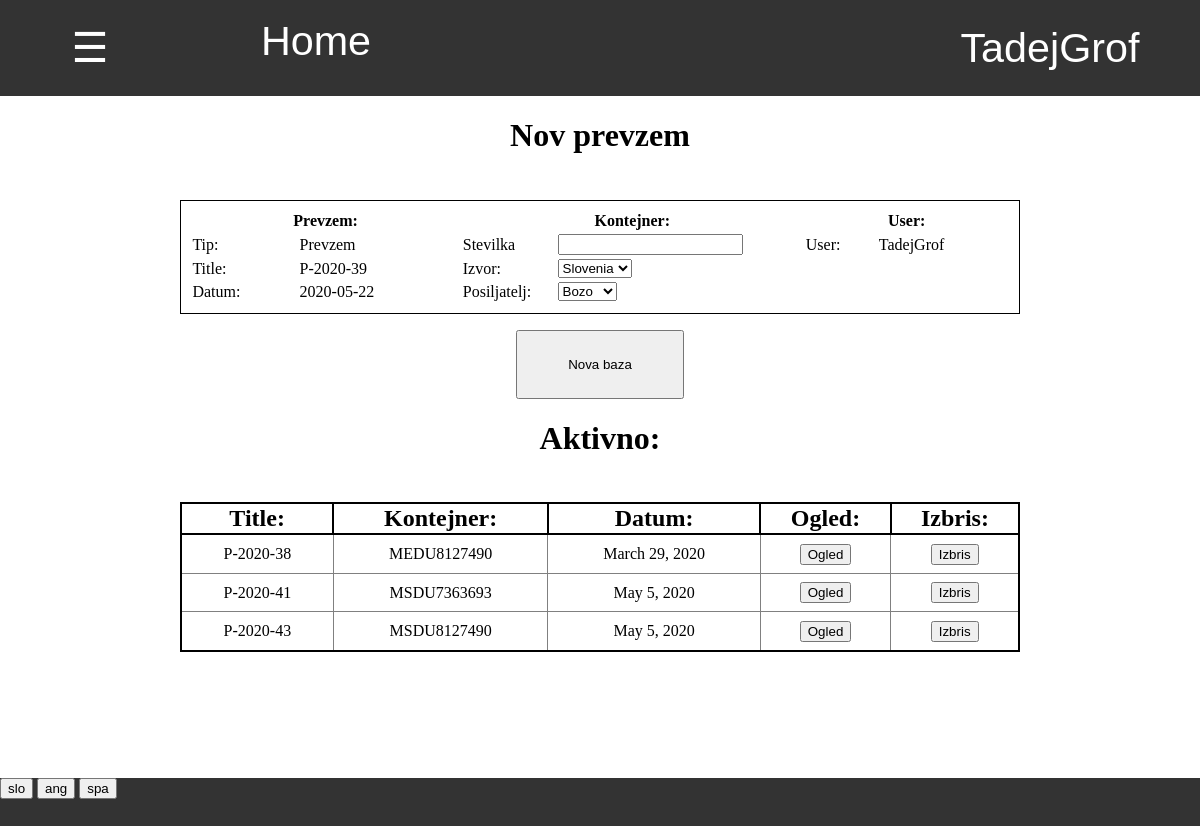
/zaloga/1/prevzem/ (signed in), run on an earlier commit of the app's database.
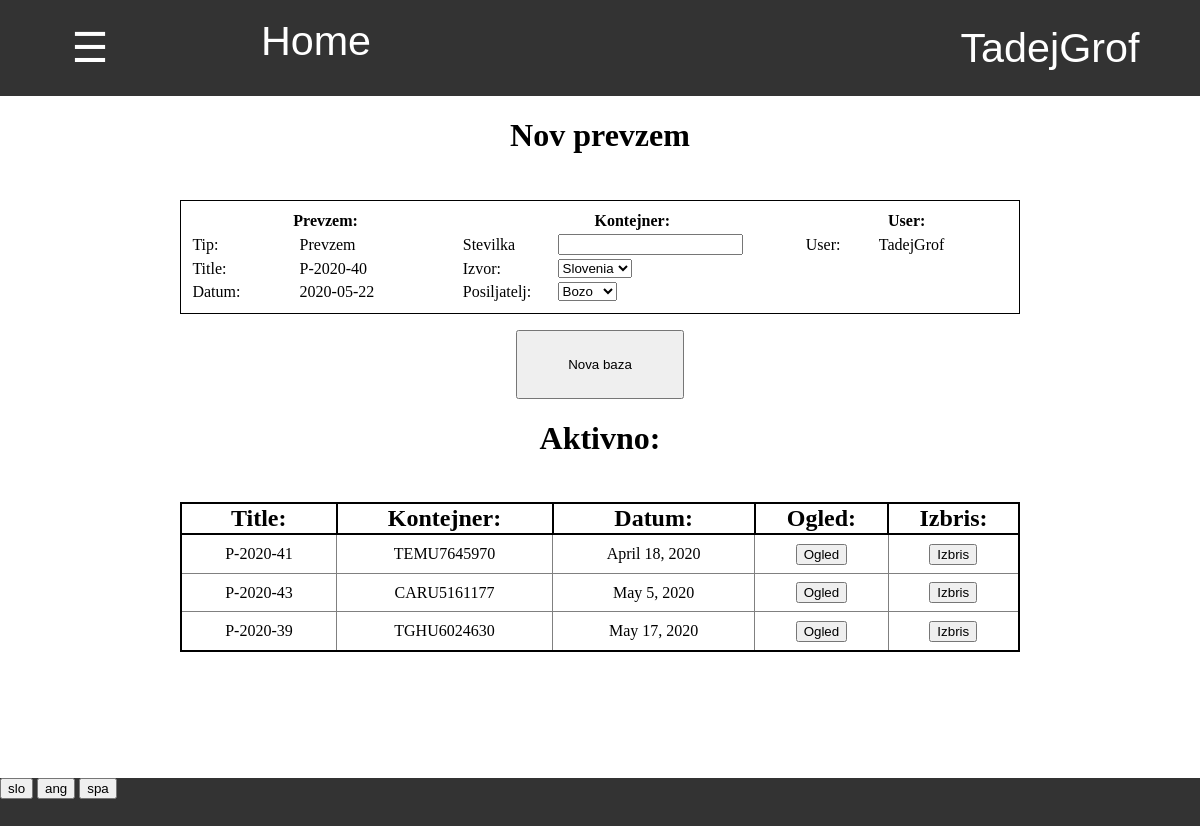
And on a later commit of the database.
### program/models.py (models this page shows, shortened)
class Profil(models.Model):
    user = models.OneToOneField(User,on_delete=models.CASCADE)
    jezik =  models.CharField(default="spa",max_length=3, choices=JEZIKI)
    stranka = models.OneToOneField(Stranka, on_delete=models.CASCADE, default=None, null=True, blank=True)

class Program(models.Model):
    stevilo_prevzemov = models.IntegerField(default = 0)
    stevilo_odpisov = models.IntegerField(default = 0)
    stevilo_faktur = models.IntegerField(default = 0)
    stevilo_racunov = models.IntegerField(default = 0)
    stevilo_inventur = models.IntegerField(default = 0)
    def naslednji_prevzem(self,delaj=False):
        if delaj:
            self.stevilo_prevzemov += 1
            self.save()
            return 'P-2020-' + str(self.stevilo_prevzemov)
        else:
            return 'P-2020-' + str(self.stevilo_prevzemov + 1)
    @property
    def vrni_jezike(self):
        return JEZIKI

### zaloga/models.py (models this page shows, shortened)
class Zaloga(models.Model):
    title = models.CharField(default="skladisce", max_length=20)
    tipi_prodaje = models.CharField(default='["vele_prodaja"]', max_length=50)
    tipi_sestavine = models.CharField(default='["Y","W","JP","JP50","JP70"]', max_length=50)
    @property
    def danes(self):
        return datetime.today().strftime('%Y-%m-%d')
    @property
    def drzave(self):
        return DRZAVE
    @property
    def posiljatelji(self):
        return POSILJATELJI

class Baza(models.Model):
    author = models.ForeignKey(User,default=1, on_delete=models.CASCADE)
    title = models.CharField(default="",max_length=15)
    datum = models.DateField(default=timezone.now)
    zaloga = models.ForeignKey(Zaloga, default=1 ,on_delete=models.CASCADE)
    status = models.CharField(default="aktivno",max_length=10)
    sprememba_zaloge = models.IntegerField(default = -1)
    tip = models.CharField(default="prevzem",max_length=20, choices=TIPI_BAZE)
    kontejner = models.OneToOneField(Kontejner,null=True,default=None,blank=True, on_delete=models.CASCADE)
    popust = models.IntegerField(default = None, null=True, blank=True)
    stranka = models.ForeignKey(Stranka, on_delete=models.CASCADE, default=None, null=True, blank=True)
    cas = models.TimeField(default=None,null=True,blank=True)
    dnevna_prodaja = models.ForeignKey(Dnevna_prodaja, on_delete=models.CASCADE, default=None, null=True, blank=True)
    prevoz = models.DecimalField(default=None,null=True,blank=True,max_digits=5, decimal_places=2)

class Kontejner(models.Model):
    stevilka = models.CharField(default="", max_length=20)
    posiljatelj = models.CharField(default="", max_length=20, choices=POSILJATELJI)
    drzava = models.CharField(default="", max_length=20, choices=DRZAVE)

### zaloga/views.py (the view)
# urls.py: path('', views.baze , name='baze'),
@login_required
def baze(request,zaloga,tip_baze):
    if request.method == "GET":
        zaloga = Zaloga.objects.get(pk = zaloga)
        baze = Baza.objects.filter(zaloga = zaloga, tip=tip_baze,status='aktivno')
        stranke = Stranka.objects.all().order_by('stevilo_kupljenih').values('pk','naziv')
        return pokazi_stran(request, 'zaloga/aktivne_baze.html', {'zaloga': zaloga, 'tip': tip_baze, 'baze':baze,'stranke':stranke})

### request_funkcije.py (called while the page is built)
def vrni_slovar(request):
    with open('slovar.json') as dat:
        slovar = json.load(dat)
    return slovar

def pokazi_stran(request, html, baze={}):
    je_stranka = False
    program = Program.objects.first()
    zaloga = Zaloga.objects.first()
    if request.user.profil.stranka != None:
        je_stranka = True
    slovar = {'je_stranka':je_stranka,'program':program,'slovar':vrni_slovar(request),'jezik':request.user.profil.jezik}
    slovar.update(baze)
    if not 'zaloga' in baze:
        slovar.update({'zaloga':zaloga})
    slovar.update({'zaloga_pk':slovar['zaloga'].pk})
    return render(request, html, slovar)

### zaloga/templatetags/zaloga_exstras.py (called while the page is built)
@register.filter
def keyvalue(dict, key):
    return dict[key]

### zaloga/templates/zaloga/aktivne_baze.html (shortened to what this page needs)
{% extends 'program/base.html' %}
{% load zaloga_exstras %}
{% block content %}
<h1>
{% if tip == "prevzem" %}
    {{slovar|keyvalue:'Nov prevzem'|keyvalue:jezik}}
{% elif tip == "odpis" %}
    {{slovar|keyvalue:'Nov odpis'|keyvalue:jezik}}
{% elif tip == "inventura" %}
    {{slovar|keyvalue:'Nova inventura'|keyvalue:jezik}}
{% elif tip == "vele_prodaja" %}
    {{slovar|keyvalue:'Nova vele prodaja'|keyvalue:jezik}}
{% endif %}
</h1>
<div class="okno">
    {% if tip == "prevzem" %}
        <table style="padding:1%;border:1px solid black"class="tabela_podatkov">
            <tr>
                <th width="33%" colspan="2"> {{slovar|keyvalue:'Prevzem'|keyvalue:jezik}}:</th>
                <th width="42%" colspan="2">{{slovar|keyvalue:'Kontejner'|keyvalue:jezik}}:</th>
                <th width="25%" colspan="2"> User: </th>
            </tr>
            <tr>
                <td> {{slovar|keyvalue:'Tip'|keyvalue:jezik}}: </td>
                <td> {{slovar|keyvalue:'Prevzem'|keyvalue:jezik}} </td>
                <td> {{slovar|keyvalue:'Stevilka'|keyvalue:jezik}} </td>
                <td> <input form="nova_baza" name="stevilka" type="text" required autocomplete="off"> </td>
                <td> User: </td>
                <td> {{user.username}} </td>
            </tr>
            <tr>
                <td> {{slovar|keyvalue:'Title'|keyvalue:jezik}}: </td>
                <td> {{program.naslednji_prevzem}} </td>
                <td> {{slovar|keyvalue:'Izvor'|keyvalue:jezik}}: </td>
                <td>
                    <select form="nova_baza" name="drzava">
                        {% for drzava in zaloga.drzave %}
                            <option value="{{drzava.0}}"> {{drzava.1}} </option>
                        {% endfor %}
                    </select>
                </td>
            </tr>
            <tr>
                <td> {{slovar|keyvalue:'Datum'|keyvalue:jezik}}: </td>
                <td> {{zaloga.danes}} </td>
                <td> {{slovar|keyvalue:'Posiljatelj'|keyvalue:jezik}}: </td>
                <td>
                    <select form="nova_baza" name="posiljatelj">
                        {% for posiljatelj in zaloga.posiljatelji %}
                            <option value="{{posiljatelj.0}}"> {{posiljatelj.1}} </option>
                        {% endfor %}
                    </select>
                </td>
            </tr>
        </table>
    {% endif %}
    <form id="nova_baza" action="{% url 'nova_baza' zaloga_pk tip %}" method="POST">
        <input type="submit" value="{{slovar|keyvalue:'Nova baza'|keyvalue:jezik}}">
    </form>
</div>
<h1>
    {{slovar|keyvalue:'Aktivno'|keyvalue:jezik}}:
</h1>
{% if baze.count == 0 %}
    <h2>
        {{slovar|keyvalue:'Ni aktivnih baz'|keyvalue:jezik}}
    </h2>
{% else %}
    <div style="width:70%;display:inline-block;margin-top:2%" >
        <table class="tabela_vnosov">
            <tr class="header">
                <th> {{slovar|keyvalue:'Title'|keyvalue:jezik}}: </th>
                {% if tip == "vele_prodaja" %}
                <th> {{slovar|keyvalue:'Stranka'|keyvalue:jezik}}: </th>
                {% elif tip == "prevzem" %}
                <th> {{slovar|keyvalue:'Kontejner'|keyvalue:jezik}}: </th>
                {% endif %}
                <th> {{slovar|keyvalue:'Datum'|keyvalue:jezik}}: </th>
                <th> {{slovar|keyvalue:'Ogled'|keyvalue:jezik}}: </th>
                <th> {{slovar|keyvalue:'Izbris'|keyvalue:jezik}}: </th>
            </tr>
            {% for baza in baze %}
            <tr>
                <td> {{baza.title}} </td>
                {% if tip == "vele_prodaja" %}
                <td> {{baza.stranka}} </td>
                {% elif tip == "prevzem" %}
                <td> {{baza.kontejner.stevilka}} </td>
                {% endif %}
                <td> {{baza.datum}} </td>
                <td class="ogled">
                    <form action="{% url 'baza' zaloga_pk tip baza.pk %}" method="GET">
                        <input type="submit" value="{{slovar|keyvalue:'Ogled'|keyvalue:jezik}}">
                    </form>
                </td>
                <td class="izbris">
                    <form action="{% url 'izbris_baze' zaloga_pk baza.tip baza.pk %}" onsubmit="return Confirm()" method="POST">
                        <input type="submit" value="{{slovar|keyvalue:'Izbris'|keyvalue:jezik}}">
                    </form>
                </td>
            </tr>
            {% endfor %}
        </table>
    </div>
{% endif %}
{% endblock %}

### program/templates/program/base.html (shortened to what this page needs)
{% load staticfiles %}
{% load zaloga_exstras %}
<html>
    <head>
        <link rel="stylesheet" href="{% static 'css/footer.css' %}">
        <link rel="stylesheet" href="{% static 'css/osnovno.css' %}">
    </head>
    <body>
        {% include "css/navbar.html" %}
        <div id="body" style=";width:100%;height:85.2%;vertical-align:top;text-align:center;overflow:auto">
            {% block content %}
            {% endblock %}
        </div>
        <div class="footer">
            {% for jezik in program.vrni_jezike %}
                <form style="display:inline-block" action="{% url 'spremeni_jezik' %}" method="POST">
                    <input type="submit" value="{{jezik.0}}">
                </form>
            {% endfor %}
        </div>
    </body>
</html>

### program/templates/css/navbar.html (shortened to what this page needs)
{% load zaloga_exstras %}
<div id="navbar" class="navbar">
    {% if je_stranka %}
        <div style="display:inline-block;width:28%"><a href="{% url 'stranka_pregled_narocil' %}" style="width:100%"> Pregled narocil </a></div>
        <div style="display:inline-block;width:22%"><a href="{% url 'stranka_zgodovina' %}" style="width:100%"> Zgodovina </a></div>
        <a style="width:15%" href="/">Home</a>
    {% else %}
        <button onclick="odpri()" class="nav" style="width:15%"> ☰ </button>
        <a style="width:20%" href="/">Home</a>
    {% endif %}
    <div class="racun dropdown" id="racun">
        <button class="dropbtn" >{{ user.get_username }}
        </button>
    </div>
</div>

### program/static/css/footer.css (style rules this page uses)
div.footer { display:block; width:100%; height:6%; background:#333; }
div { margin: 0%; padding: 0%; }
div input { margin: 0%; }
div form { margin:0%; padding: 0% }

### program/templates/program/base.html (style rules this page uses)
body { margin: 0%; padding: 0%; overflow:hidden; }
div { margin: 0%; padding: 0%; }

### program/templates/css/tabele.html (style rules this page uses)
table.tabela_vnosov { width:100%; border-spacing:0; border: 2px solid black; border-collapse: collapse; padding:0.5%; table-layout:"fixed" }
table.tabela_vnosov th { border: 2px solid black; border-collapse: collapse; font-size: 150%; }
table.tabela_vnosov td { font-size: 100%; text-align: center; border: 1px solid grey; padding: 1vmin; border-collapse: collapse; }
table.tabela_podatkov { width:100%; margin-bottom:1%; }

### program/templates/css/navbar.html (style rules this page uses)
.navbar { overflow: hidden; background-color: #333; font-family: Arial; height:12% }
.navbar a { float: left; font-size: 5vmin; color: white; text-align: center; padding: 18px 16px; text-decoration:none; height:100%; }
.navbar .dropdown, .nav { float: left; height:100%; width:100%; margin:0; overflow:hidden; }
.navbar .dropdown .dropbtn, .nav { font-size: 5vmin; border: none; outline: none; color: white; padding: 12px 16px; width:100%; height:100%; background-color: inherit; font-family: inherit; margin: 0; }
.navbar .racun { float:right; width:300px; overflow:hidden }

### zaloga/templates/zaloga/aktivne_baze.html (style rules this page uses)
div.okno { margin-top:2%; display:inline-block; width:70%; font-size:5vh; text-align:center; }
div.okno form input[type=submit] { display:block; width:20%; height:10%; position:relative; left:40%; margin-top:2%; }

What changed in the data, as far as the page shows it:
no longer on this page (row edited): Baza: title "P-2020-38", kontejner.stevilka "MEDU8127490", datum "March 29, 2020", {{ slovar|keyvalue:'Ogled'|keyvalue:jezik }} "Ogled", {{ slovar|keyvalue:'Izbris'|keyvalue:jezik }} "Izbris"
changed Program: naslednji_prevzem "P-2020-39" → "P-2020-40"
changed Baza: kontejner.stevilka "MSDU7363693" → "TEMU7645970"; datum "May 5, 2020" → "April 18, 2020"
changed through a linked row, Baza: kontejner.stevilka "MSDU8127490" → "CARU5161177"
added Baza: title "P-2020-39", kontejner.stevilka "TGHU6024630", datum "May 17, 2020", {{ slovar|keyvalue:'Ogled'|keyvalue:jezik }} "Ogled", {{ slovar|keyvalue:'Izbris'|keyvalue:jezik }} "Izbris"
